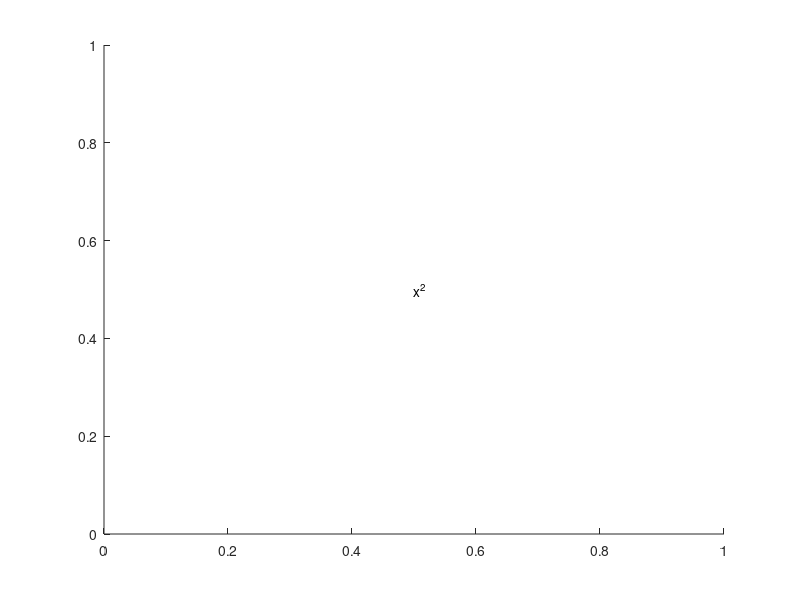

Write MATLAB code to recreate this figure. (Note: this script raises an error after producing the figure.)
%=============================================================================
% Copyright (c) 2016-present Allan CORNET (Nelson)
%=============================================================================
% This file is part of Nelson.
%=============================================================================
% LICENCE_BLOCK_BEGIN
% SPDX-License-Identifier: LGPL-3.0-or-later
% LICENCE_BLOCK_END
%=============================================================================
% <--WEIGHT 2-->
% <--ADV-CLI MODE-->
%=============================================================================
% Non-regression tests for true super/subscript positioning of the TeX
% interpreter (raised / lowered runs at a smaller font), verified through the
% text Extent so no browser or reference image is required.
%=============================================================================
% The String property keeps the raw markup; only the drawing is reinterpreted.
f = figure();
t = text(0.5, 0.5, 'x^2', 'Interpreter', 'tex');
asserts.isequal(t.String, 'x^2');
close(f);
%=============================================================================
% A superscript adds width (the exponent) and height (it is raised) versus the
% bare base character.
f = figure();
tb = text(0.2, 0.5, 'x', 'Interpreter', 'tex', 'FontSize', 20);
ts = text(0.6, 0.5, 'x^2', 'Interpreter', 'tex', 'FontSize', 20);
drawnow();
eb = tb.Extent;
es = ts.Extent;
asserts.istrue(es(3) > eb(3));
asserts.istrue(es(4) > eb(4));
close(f);
%=============================================================================
